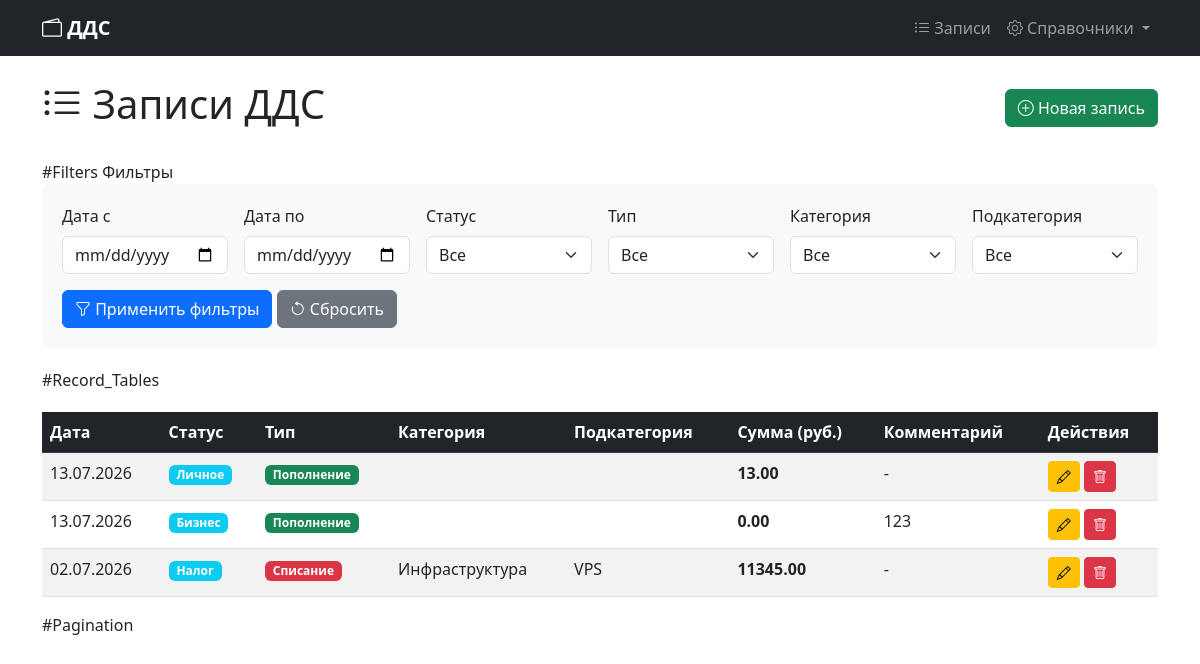
The page / on the database its author committed.
### records/models.py (models this page shows, shortened)
class CashFlowRecord(models.Model):
    date = models.DateField(
        'Дата создания',
        default=timezone.now,
    )
    status = models.ForeignKey(
        Status,
        on_delete=models.PROTECT,
        verbose_name='Статус'
    )
    type = models.ForeignKey(
        Type,
        on_delete=models.PROTECT,
        verbose_name='Тип'
    )
    category = models.ForeignKey(
        Category,
        on_delete=models.PROTECT,
        verbose_name='Категория',
        null=True,
        blank=True
    )
    subcategory = models.ForeignKey(
        Subcategory,
        on_delete=models.PROTECT,
        verbose_name='Подкатегория',
        null=True,
        blank=True
    )
    amount = models.DecimalField(
        'Сумма',
        max_digits=12,
        decimal_places=2,
        help_text='Сумма в рублях'
    )
    comment = models.TextField('Комментарий', blank=True, null=True)
    created_at = models.DateTimeField(auto_now_add=True)
    updated_at = models.DateTimeField(auto_now=True)
    class Meta:
        verbose_name = 'Запись ДДС'
        verbose_name_plural = 'Записи ДДС'
        ordering = ['-date']

### directories/models.py (models this page shows, shortened)
class Status(models.Model):
    name = models.CharField('Название', max_length=50, unique=True)
    class Meta:
        verbose_name = 'Статус'
        verbose_name_plural = 'Статусы'

class Type(models.Model):
    name = models.CharField('Название', max_length=50, unique=True)
    class Meta:
        verbose_name = 'Тип'
        verbose_name_plural = 'Типы'

class Category(models.Model):
    name = models.CharField('Название', max_length=50)
    type = models.ForeignKey(
        Type,
        on_delete=models.CASCADE,
        related_name='categories',
        verbose_name='Тип'
    )
    class Meta:
        unique_together = ['name', 'type']
        verbose_name = 'Категория'
        verbose_name_plural = 'Категории'

class Subcategory(models.Model):
    name = models.CharField('Название', max_length=50)
    category = models.ForeignKey(
        Category,
        on_delete=models.CASCADE,
        related_name='subcategories',
        verbose_name='Категория'
    )
    class Meta:
        unique_together = ['name', 'category']
        verbose_name = 'Подкатегория'
        verbose_name_plural = 'Подкатегории'

### records/views.py (the view)
# urls.py: path('', views.RecordListView.as_view(), name='record_list'),
class RecordListView(ListView):
    model = CashFlowRecord
    template_name = 'records/record_list.html'
    context_object_name = 'records'
    paginate_by = 20
    def get_queryset(self):
        queryset = super().get_queryset()
        date_from = self.request.GET.get('date_from')
        date_to = self.request.GET.get('date_to')
        status = self.request.GET.get('status')
        type = self.request.GET.get('type')
        category = self.request.GET.get('category')
        subcategory = self.request.GET.get('subcategory')
        if date_from:
            queryset = queryset.filter(date__gte=date_from)
        if date_to:
            queryset = queryset.filter(date__lte=date_to)
        if status:
            queryset = queryset.filter(status_id=status)
        if type:
            queryset = queryset.filter(type_id=type)
        if category:
            queryset = queryset.filter(category_id=category)
        if subcategory:
            queryset = queryset.filter(subcategory_id=subcategory)
        return queryset
    def get_context_data(self, **kwargs):
        context = super().get_context_data(**kwargs)
        from directories.models import Status, Type, Category, Subcategory
        context['statuses'] = Status.objects.all()
        context['types'] = Type.objects.all()
        context['categories'] = Category.objects.all()
        context['subcategories'] = Subcategory.objects.all()
        context['filters'] = self.request.GET
        return context

### records/templates/records/record_list.html (shortened to what this page needs)
{% extends 'base.html' %}
{% block content %}
<div class="d-flex justify-content-between align-items-center mb-4">
    <h1><i class="bi bi-list-ul"></i> Записи ДДС</h1>
    <a href="{% url 'records:record_create' %}" class="btn btn-success">
        <i class="bi bi-plus-circle"></i> Новая запись
    </a>
</div>
#Filters Фильтры
<div class="filter-section">
    <form method="get" class="row g-3">
        <div class="col-md-2">
            <label class="form-label">Дата с</label>
            <input type="date" name="date_from" class="form-control" value="{{ filters.date_from }}">
        </div>
        <div class="col-md-2">
            <label class="form-label">Дата по</label>
            <input type="date" name="date_to" class="form-control" value="{{ filters.date_to }}">
        </div>
        <div class="col-md-2">
            <label class="form-label">Статус</label>
            <select name="status" class="form-select">
                <option value="">Все</option>
            </select>
        </div>
        <div class="col-md-2">
            <label class="form-label">Тип</label>
            <select name="type" class="form-select">
                <option value="">Все</option>
            </select>
        </div>
        <div class="col-md-2">
            <label class="form-label">Категория</label>
            <select name="category" class="form-select">
                <option value="">Все</option>
            </select>
        </div>
        <div class="col-md-2">
            <label class="form-label">Подкатегория</label>
            <select name="subcategory" class="form-select">
                <option value="">Все</option>
            </select>
        </div>
        <div class="col-12">
            <button type="submit" class="btn btn-primary">
                <i class="bi bi-funnel"></i> Применить фильтры
            </button>
            <a href="{% url 'records:record_list' %}" class="btn btn-secondary">
                <i class="bi bi-arrow-counterclockwise"></i> Сбросить
            </a>
        </div>
    </form>
</div>
#Record_Tables
<div class="table-responsive">
    <table class="table table-striped table-hover">
        <thead class="table-dark">
            <tr>
                <th>Дата</th>
                <th>Статус</th>
                <th>Тип</th>
                <th>Категория</th>
                <th>Подкатегория</th>
                <th>Сумма (руб.)</th>
                <th>Комментарий</th>
                <th>Действия</th>
            </tr>
        </thead>
        <tbody>
            {% for record in records %}
            <tr>
                <td>{{ record.date|date:"d.m.Y" }}</td>
                <td><span class="badge bg-info">{{ record.status.name }}</span></td>
                <td>
                    {% if record.type.name == "Пополнение" %}
                        <span class="badge bg-success">{{ record.type.name }}</span>
                    {% else %}
                        <span class="badge bg-danger">{{ record.type.name }}</span>
                    {% endif %}
                </td>
                <td>{{ record.category.name }}</td>
                <td>{{ record.subcategory.name }}</td>
                <td class="fw-bold">{{ record.amount|floatformat:2 }}</td>
                <td>{{ record.comment|truncatechars:30|default:"-" }}</td>
                <td>
                    <a href="{% url 'records:record_update' record.pk %}" class="btn btn-sm btn-warning">
                        <i class="bi bi-pencil"></i>
                    </a>
                    <a href="{% url 'records:record_delete' record.pk %}" class="btn btn-sm btn-danger">
                        <i class="bi bi-trash"></i>
                    </a>
                </td>
            </tr>
            {% empty %}
            <tr>
                <td colspan="8" class="text-center text-muted">Нет записей</td>
            </tr>
            {% endfor %}
        </tbody>
    </table>
</div>
#Pagination
{% endblock %}

### directories/templates/base.html (shortened to what this page needs)
<!DOCTYPE html>
<html lang="ru">
<head>
    <link href="https://cdn.jsdelivr.net/npm/bootstrap@5.3.0-alpha1/dist/css/bootstrap.min.css" rel="stylesheet">
    <link rel="stylesheet" href="https://cdn.jsdelivr.net/npm/bootstrap-icons@1.11.3/font/bootstrap-icons.min.css">
</head>
<body>
    <nav class="navbar navbar-expand-lg navbar-dark bg-dark">
        <div class="container">
            <a class="navbar-brand" href="{% url 'records:record_list' %}">
                <i class="bi bi-wallet2"></i> ДДС
            </a>
            <div class="collapse navbar-collapse" id="navbarNav">
                <ul class="navbar-nav ms-auto">
                    <li class="nav-item">
                        <a class="nav-link" href="{% url 'records:record_list' %}">
                            <i class="bi bi-list-ul"></i> Записи
                        </a>
                    </li>
                    <li class="nav-item dropdown">
                        <a class="nav-link dropdown-toggle" href="#" id="navbarDropdown" role="button" data-bs-toggle="dropdown">
                            <i class="bi bi-gear"></i> Справочники
                        </a>
                    </li>
                </ul>
            </div>
        </div>
    </nav>
    <div class="container mt-4">
        {% block content %}
        {% endblock %}
    </div>
</body>
</html>

### directories/templates/base.html (style rules this page uses)
.navbar-brand { font-weight: 700; }
.table-responsive { margin-top: 20px; }
.filter-section { background: #f8f9fa; padding: 20px; border-radius: 8px; margin-bottom: 20px; }

### rows shown on the page
CashFlowRecord: date "13.07.2026", status.name "Личное", type.name "Пополнение", amount "13.00", comment "-"
CashFlowRecord: date "13.07.2026", status.name "Бизнес", type.name "Пополнение", amount "0.00", comment "123"
CashFlowRecord: date "02.07.2026", status.name "Налог", type.name "Списание", category.name "Инфраструктура", subcategory.name "VPS", amount "11345.00", comment "-"
